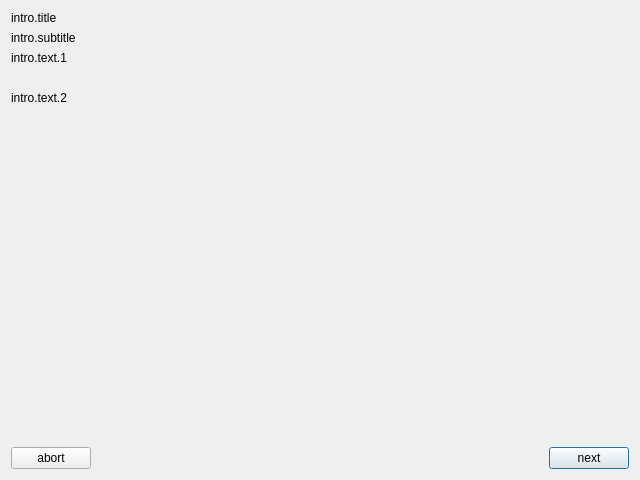
<?xml version="1.0" encoding="UTF-8"?>
<ui version="4.0">
 <class>introPage</class>
 <widget class="IntroPage" name="introPage">
  <property name="geometry">
   <rect>
    <x>0</x>
    <y>0</y>
    <width>640</width>
    <height>480</height>
   </rect>
  </property>
  <layout class="QVBoxLayout" name="verticalLayout">
   <item>
    <layout class="QHBoxLayout" name="horizontalLayout">
     <item>
      <widget class="QLabel" name="title">
       <property name="text">
        <string>intro.title</string>
       </property>
       <property name="LPCText" stdset="0">
        <string>intro.title</string>
       </property>
      </widget>
     </item>
    </layout>
   </item>
   <item>
    <widget class="QLabel" name="label">
     <property name="text">
      <string>intro.subtitle</string>
     </property>
     <property name="LPCText" stdset="0">
      <string>intro.subtitle</string>
     </property>
    </widget>
   </item>
   <item>
    <widget class="QLabel" name="label_2">
     <property name="text">
      <string>intro.text.1</string>
     </property>
     <property name="LPCText" stdset="0">
      <string>intro.text.1</string>
     </property>
    </widget>
   </item>
   <item>
    <widget class="QLabel" name="introPicture">
     <property name="text">
      <string/>
     </property>
     <property name="pixmap">
      <pixmap>:/LPCModule/images/netgear_users_small.png</pixmap>
     </property>
     <property name="alignment">
      <set>Qt::AlignCenter</set>
     </property>
    </widget>
   </item>
   <item>
    <widget class="QLabel" name="intro2">
     <property name="text">
      <string>intro.text.2</string>
     </property>
     <property name="openExternalLinks">
      <bool>true</bool>
     </property>
     <property name="LPCText" stdset="0">
      <string>intro.text.2</string>
     </property>
    </widget>
   </item>
   <item>
    <spacer name="verticalSpacer">
     <property name="orientation">
      <enum>Qt::Vertical</enum>
     </property>
     <property name="sizeHint" stdset="0">
      <size>
       <width>20</width>
       <height>40</height>
      </size>
     </property>
    </spacer>
   </item>
   <item>
    <layout class="QHBoxLayout" name="horizontalLayout_2">
     <item>
      <widget class="QPushButton" name="abort">
       <property name="text">
        <string>abort</string>
       </property>
       <property name="autoDefault">
        <bool>true</bool>
       </property>
       <property name="LPCText" stdset="0">
        <string>abort</string>
       </property>
      </widget>
     </item>
     <item>
      <spacer name="horizontalSpacer">
       <property name="orientation">
        <enum>Qt::Horizontal</enum>
       </property>
       <property name="sizeHint" stdset="0">
        <size>
         <width>40</width>
         <height>20</height>
        </size>
       </property>
      </spacer>
     </item>
     <item>
      <widget class="QPushButton" name="next">
       <property name="text">
        <string>next</string>
       </property>
       <property name="autoDefault">
        <bool>true</bool>
       </property>
       <property name="default">
        <bool>true</bool>
       </property>
       <property name="LPCText" stdset="0">
        <string>next</string>
       </property>
      </widget>
     </item>
    </layout>
   </item>
  </layout>
 </widget>
 <customwidgets>
  <customwidget>
   <class>IntroPage</class>
   <extends>QWidget</extends>
   <header>intropage.h</header>
   <container>1</container>
  </customwidget>
 </customwidgets>
 <resources/>
 <connections>
  <connection>
   <sender>next</sender>
   <signal>clicked()</signal>
   <receiver>introPage</receiver>
   <slot>nextPage()</slot>
   <hints>
    <hint type="sourcelabel">
     <x>592</x>
     <y>458</y>
    </hint>
    <hint type="destinationlabel">
     <x>319</x>
     <y>239</y>
    </hint>
   </hints>
  </connection>
  <connection>
   <sender>abort</sender>
   <signal>clicked()</signal>
   <receiver>introPage</receiver>
   <slot>gotoMainPage()</slot>
   <hints>
    <hint type="sourcelabel">
     <x>47</x>
     <y>458</y>
    </hint>
    <hint type="destinationlabel">
     <x>319</x>
     <y>239</y>
    </hint>
   </hints>
  </connection>
 </connections>
</ui>
